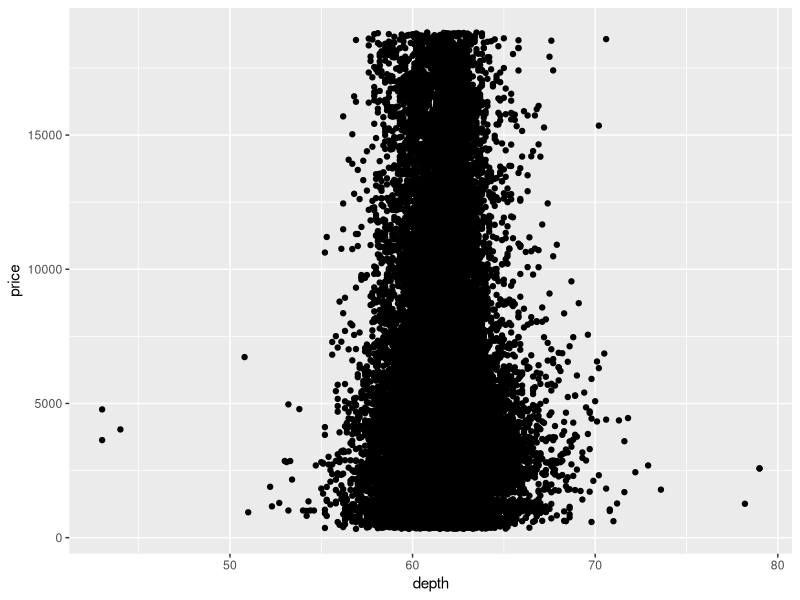
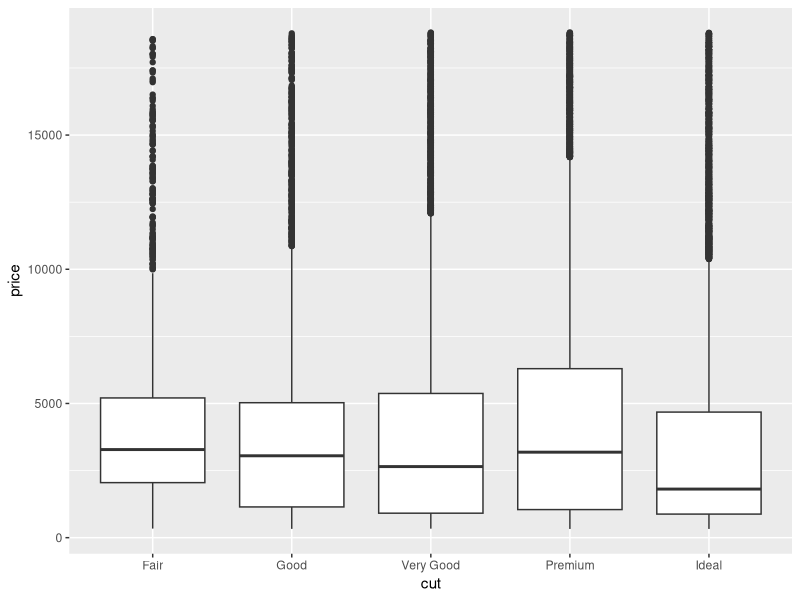
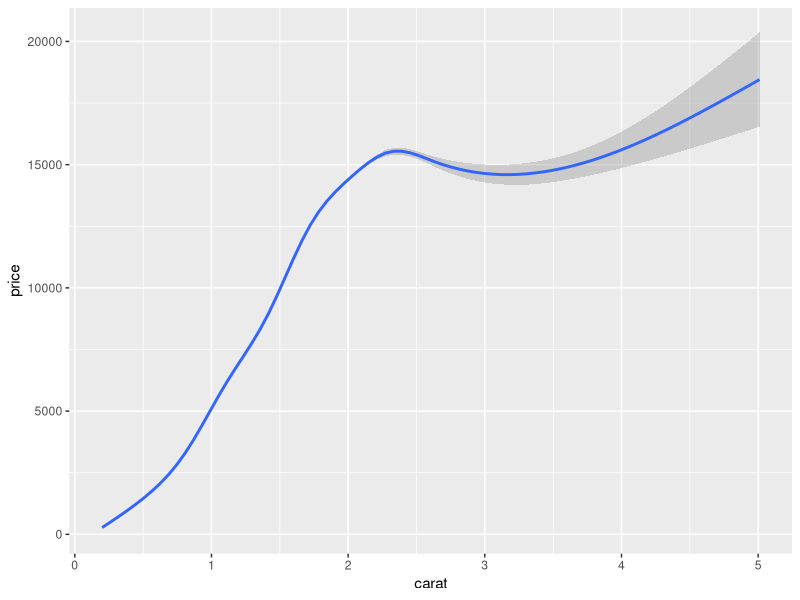
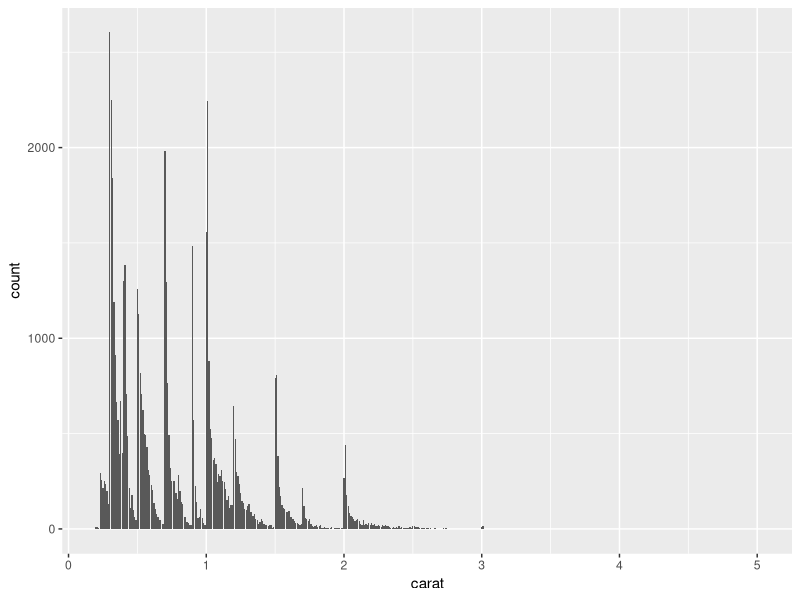
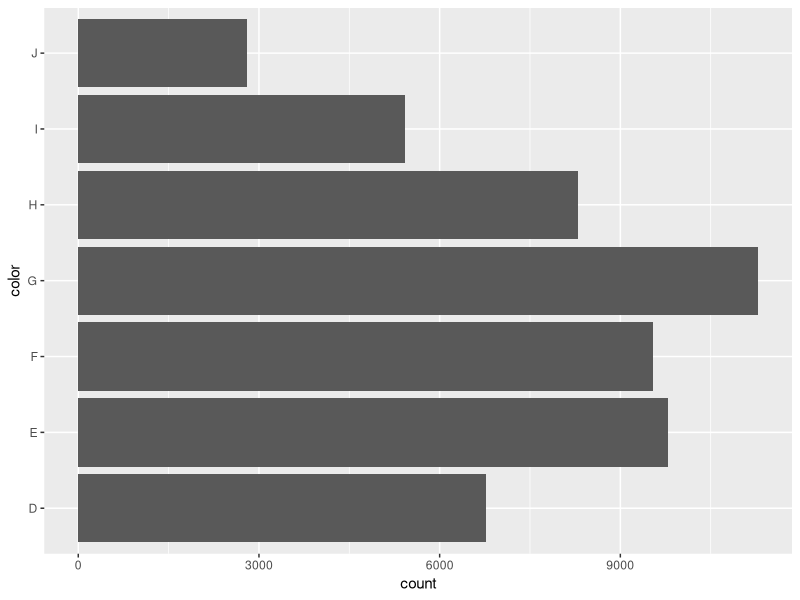
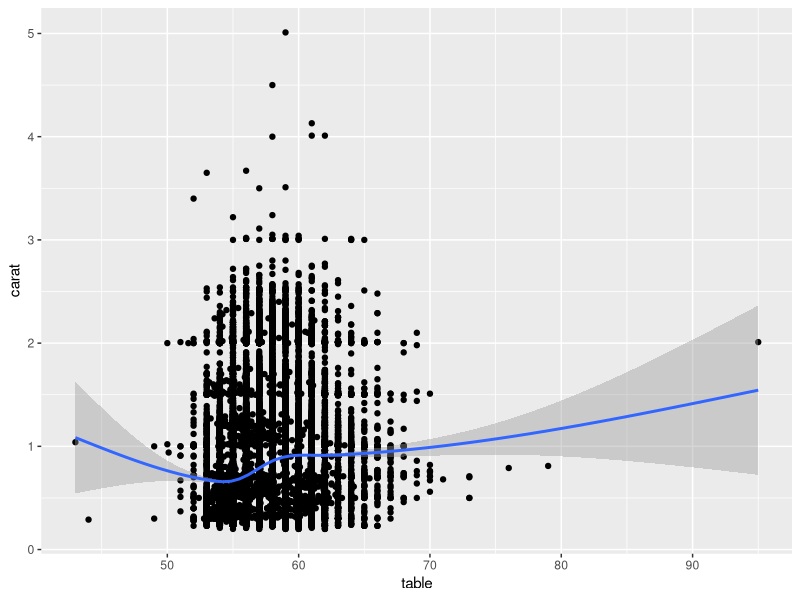

R code for these plots, in order:
library("ggplot2")

#Question 1
ggplot(data = diamonds)+
  geom_point(mapping = aes(x=depth, y=price))

#Question 2
ggplot(data = diamonds)+
  geom_boxplot(mapping=aes(x=cut,y=price))

#Question 3
ggplot(data = diamonds)+
  geom_smooth(mapping=aes(x = carat, y = price))

#Question 4
ggplot(data = diamonds)+
  geom_bar(mapping=aes(x=carat))

#Question 5
ggplot(data = diamonds)+
  geom_bar(mapping=aes(x=color))+coord_flip()

#Question 6
ggplot(data=diamonds)+
  geom_point(mapping=aes(x=table,y=carat))+
  geom_smooth(mapping=aes(x=table,y=carat))
